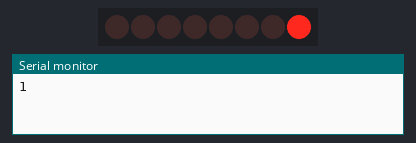
Recording of a sketch running on a simulated Arduino Uno, built with avr-gcc and run on an emulated ATmega328P. On the bench: 8 shift-register outputs drawn as a row of LEDs (first output left, lit = HIGH), the last lines printed to the serial monitor. Wiring (inferred from the names in the program): shift register (74HC595): data pin 12; shift clock pin 9; latch pin 11. Wiring (inferred from the signals the program sends): row of LEDs: on Q0, Q1, Q2, Q3, Q4, Q5, Q6, Q7.

Above: at 0.12 s.
At 0.87 s:
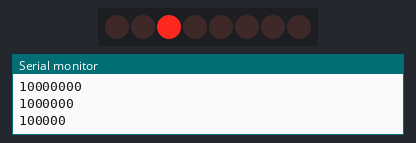
At 1.37 s:
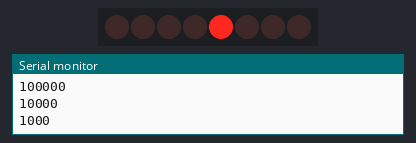
At 1.87 s:
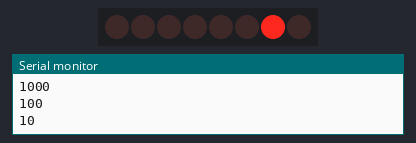
At 3.13 s:
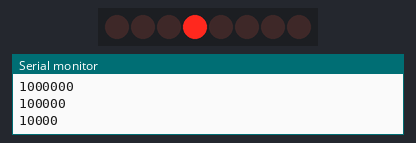
At 4.38 s:
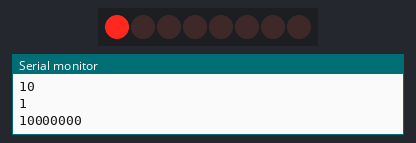
Timing chart, 0 to 4.7 s (numbered marks = the images above):
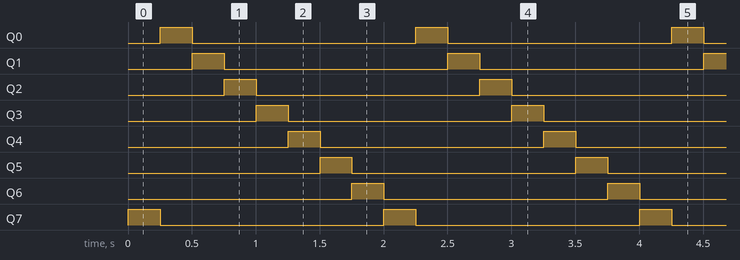

The sketch:

circolar_shift_right.ino
```cpp
int latchPin=11;
int clockPin=9;
int dataPin=12;
byte LEDs=0x01;
int tempo=250;
int var;
void setup() {
  // put your setup code here, to run once:
Serial.begin(9600);
pinMode(latchPin,OUTPUT);
pinMode(clockPin,OUTPUT);
pinMode(dataPin,OUTPUT);
}

void loop() {
  // put your main code here, to run repeatedly:
digitalWrite(latchPin,LOW); //DATI IN ARRIVO
shiftOut(dataPin,clockPin,LSBFIRST,LEDs);
digitalWrite(latchPin,HIGH);
Serial.println(LEDs,BIN);
var=bitRead(LEDs,0);
LEDs=LEDs/2;
bitWrite(LEDs,7,var);
delay(tempo);
}
```

Measured:
- by itself, Q0–7: alternates HIGH for 0.25 s and LOW for 1.8 s
- by itself, everything shown: repeats every 2.0 s, in 8 steps
